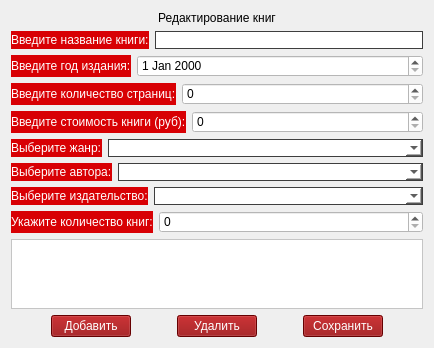
                <widget class="QWidget" name="tab_7">
                 <attribute name="title">
                  <string>Книги</string>
                 </attribute>
                 <layout class="QVBoxLayout" name="verticalLayout_13">
                  <item>
                   <layout class="QHBoxLayout" name="horizontalLayout_20">
                    <item>
                     <widget class="QLabel" name="label_16">
                      <property name="styleSheet">
                       <string notr="true">font: 13pt &quot;MS Shell Dlg 2&quot;;</string>
                      </property>
                      <property name="text">
                       <string>Редактирование книг</string>
                      </property>
                      <property name="alignment">
                       <set>Qt::AlignCenter</set>
                      </property>
                     </widget>
                    </item>
                   </layout>
                  </item>
                  <item>
                   <layout class="QVBoxLayout" name="verticalLayout_12">
                    <item>
                     <layout class="QHBoxLayout" name="horizontalLayout_22" stretch="0,100">
                      <item>
                       <widget class="QLabel" name="label_17">
                        <property name="styleSheet">
                         <string notr="true">background-color: rgb(216, 0, 4);
color: rgb(255, 255, 255);
font: 10pt &quot;MS Shell Dlg 2&quot;;</string>
                        </property>
                        <property name="text">
                         <string>Введите название книги:</string>
                        </property>
                       </widget>
                      </item>
                      <item>
                       <widget class="QLineEdit" name="edit_title_book">
                        <property name="styleSheet">
                         <string notr="true">background-color: rgb(255, 255, 255); 
border-top: 1px solid #3e3e3e;
border-left: 1px solid #3e3e3e;
border-right: 1px solid #3e3e3e;
border-bottom: 1px solid #3e3e3e;background-color: rgb(255, 255, 255);</string>
                        </property>
                       </widget>
                      </item>
                     </layout>
                    </item>
                    <item>
                     <layout class="QHBoxLayout" name="horizontalLayout_23" stretch="0,100">
                      <item>
                       <widget class="QLabel" name="label_18">
                        <property name="styleSheet">
                         <string notr="true">background-color: rgb(216, 0, 4);
color: rgb(255, 255, 255);
font: 10pt &quot;MS Shell Dlg 2&quot;;</string>
                        </property>
                        <property name="text">
                         <string>Введите год издания:</string>
                        </property>
                       </widget>
                      </item>
                      <item>
                       <widget class="QDateEdit" name="year">
                        <property name="styleSheet">
                         <string notr="true">background-color: rgb(255, 255, 255);</string>
                        </property>
                       </widget>
                      </item>
                     </layout>
                    </item>
                    <item>
                     <layout class="QHBoxLayout" name="horizontalLayout_28" stretch="0,100">
                      <item>
                       <widget class="QLabel" name="label_29">
                        <property name="styleSheet">
                         <string notr="true">background-color: rgb(216, 0, 4);
color: rgb(255, 255, 255);
font: 10pt &quot;MS Shell Dlg 2&quot;;</string>
                        </property>
                        <property name="text">
                         <string>Введите количество страниц:</string>
                        </property>
                       </widget>
                      </item>
                      <item>
                       <widget class="QSpinBox" name="spin_lists">
                        <property name="styleSheet">
                         <string notr="true">background-color: rgb(255, 255, 255);</string>
                        </property>
                        <property name="maximum">
                         <number>999999999</number>
                        </property>
                       </widget>
                      </item>
                     </layout>
                    </item>
                    <item>
                     <layout class="QHBoxLayout" name="horizontalLayout_24" stretch="0,100">
                      <item>
                       <widget class="QLabel" name="label_19">
                        <property name="styleSheet">
                         <string notr="true">background-color: rgb(216, 0, 4);
color: rgb(255, 255, 255);
font: 10pt &quot;MS Shell Dlg 2&quot;;</string>
                        </property>
                        <property name="text">
                         <string>Введите стоимость книги (руб):</string>
                        </property>
                       </widget>
                      </item>
                      <item>
                       <widget class="QSpinBox" name="spin_cost">
                        <property name="styleSheet">
                         <string notr="true">background-color: rgb(255, 255, 255);</string>
                        </property>
                        <property name="maximum">
                         <number>999999999</number>
                        </property>
                       </widget>
                      </item>
                     </layout>
                    </item>
                    <item>
                     <layout class="QHBoxLayout" name="horizontalLayout_25" stretch="0,100">
                      <item>
                       <widget class="QLabel" name="label_20">
                        <property name="styleSheet">
                         <string notr="true">background-color: rgb(216, 0, 4);
color: rgb(255, 255, 255);
font: 10pt &quot;MS Shell Dlg 2&quot;;</string>
                        </property>
                        <property name="text">
                         <string>Выберите жанр:</string>
                        </property>
                       </widget>
                      </item>
                      <item>
                       <widget class="QComboBox" name="comboBox_genre">
                        <property name="styleSheet">
                         <string notr="true">background-color: rgb(255, 255, 255); 
border-top: 1px solid #3e3e3e;
border-left: 1px solid #3e3e3e;
border-right: 1px solid #3e3e3e;
border-bottom: 1px solid #3e3e3e;</string>
                        </property>
                       </widget>
                      </item>
                     </layout>
                    </item>
                    <item>
                     <layout class="QHBoxLayout" name="horizontalLayout_26" stretch="0,100">
                      <item>
                       <widget class="QLabel" name="label_21">
                        <property name="styleSheet">
                         <string notr="true">background-color: rgb(216, 0, 4);
color: rgb(255, 255, 255);
font: 10pt &quot;MS Shell Dlg 2&quot;;</string>
                        </property>
                        <property name="text">
                         <string>Выберите автора:</string>
                        </property>
                       </widget>
                      </item>
                      <item>
                       <widget class="QComboBox" name="comboBox_author">
                        <property name="styleSheet">
                         <string notr="true">background-color: rgb(255, 255, 255); 
border-top: 1px solid #3e3e3e;
border-left: 1px solid #3e3e3e;
border-right: 1px solid #3e3e3e;
border-bottom: 1px solid #3e3e3e;background-color: rgb(255, 255, 255);</string>
                        </property>
                       </widget>
                      </item>
                     </layout>
                    </item>
                    <item>
                     <layout class="QHBoxLayout" name="horizontalLayout_27" stretch="0,100">
                      <item>
                       <widget class="QLabel" name="label_22">
                        <property name="styleSheet">
                         <string notr="true">background-color: rgb(216, 0, 4);
color: rgb(255, 255, 255);
font: 10pt &quot;MS Shell Dlg 2&quot;;</string>
                        </property>
                        <property name="text">
                         <string>Выберите издательство:</string>
                        </property>
                       </widget>
                      </item>
                      <item>
                       <widget class="QComboBox" name="comboBox_ph">
                        <property name="styleSheet">
                         <string notr="true">background-color: rgb(255, 255, 255); 
border-top: 1px solid #3e3e3e;
border-left: 1px solid #3e3e3e;
border-right: 1px solid #3e3e3e;
border-bottom: 1px solid #3e3e3e;background-color: rgb(255, 255, 255);</string>
                        </property>
                       </widget>
                      </item>
                     </layout>
                    </item>
                    <item>
                     <layout class="QHBoxLayout" name="horizontalLayout_42" stretch="0,100">
                      <item>
                       <widget class="QLabel" name="label_5">
                        <property name="styleSheet">
                         <string notr="true">background-color: rgb(216, 0, 4);
color: rgb(255, 255, 255);
font: 10pt &quot;MS Shell Dlg 2&quot;;</string>
                        </property>
                        <property name="text">
                         <string>Укажите количество книг:</string>
                        </property>
                       </widget>
                      </item>
                      <item>
                       <widget class="QSpinBox" name="quantity_book">
                        <property name="styleSheet">
                         <string notr="true">background-color: rgb(255, 255, 255);</string>
                        </property>
                        <property name="maximum">
                         <number>999999999</number>
                        </property>
                       </widget>
                      </item>
                     </layout>
                    </item>
                   </layout>
                  </item>
                  <item>
                   <widget class="QTableWidget" name="table_book">
                    <property name="styleSheet">
                     <string notr="true">background-color: rgb(255, 255, 255);</string>
                    </property>
                    <property name="sizeAdjustPolicy">
                     <enum>QAbstractScrollArea::AdjustToContents</enum>
                    </property>
                    <attribute name="horizontalHeaderStretchLastSection">
                     <bool>true</bool>
                    </attribute>
                   </widget>
                  </item>
                  <item>
                   <layout class="QHBoxLayout" name="horizontalLayout_21">
                    <item>
                     <spacer name="horizontalSpacer_14">
                      <property name="orientation">
                       <enum>Qt::Horizontal</enum>
                      </property>
                      <property name="sizeHint" stdset="0">
                       <size>
                        <width>40</width>
                        <height>20</height>
                       </size>
                      </property>
                     </spacer>
                    </item>
                    <item>
                     <widget class="QPushButton" name="btn_new_book">
                      <property name="styleSheet">
                       <string notr="true">background-color: rgb(143, 0, 2);
color: rgb(255, 255, 255);
font: 10pt &quot;MS Shell Dlg 2&quot;;</string>
                      </property>
                      <property name="text">
                       <string> Добавить </string>
                      </property>
                     </widget>
                    </item>
                    <item>
                     <spacer name="horizontalSpacer_15">
                      <property name="orientation">
                       <enum>Qt::Horizontal</enum>
                      </property>
                      <property name="sizeHint" stdset="0">
                       <size>
                        <width>40</width>
                        <height>20</height>
                       </size>
                      </property>
                     </spacer>
                    </item>
                    <item>
                     <widget class="QPushButton" name="btn_delete_book">
                      <property name="styleSheet">
                       <string notr="true">background-color: rgb(143, 0, 2);
color: rgb(255, 255, 255);
font: 10pt &quot;MS Shell Dlg 2&quot;;</string>
                      </property>
                      <property name="text">
                       <string> Удалить </string>
                      </property>
                     </widget>
                    </item>
                    <item>
                     <spacer name="horizontalSpacer_16">
                      <property name="orientation">
                       <enum>Qt::Horizontal</enum>
                      </property>
                      <property name="sizeHint" stdset="0">
                       <size>
                        <width>40</width>
                        <height>20</height>
                       </size>
                      </property>
                     </spacer>
                    </item>
                    <item>
                     <widget class="QPushButton" name="btn_save_book">
                      <property name="styleSheet">
                       <string notr="true">background-color: rgb(143, 0, 2);
color: rgb(255, 255, 255);
font: 10pt &quot;MS Shell Dlg 2&quot;;</string>
                      </property>
                      <property name="text">
                       <string> Сохранить </string>
                      </property>
                     </widget>
                    </item>
                    <item>
                     <spacer name="horizontalSpacer_20">
                      <property name="orientation">
                       <enum>Qt::Horizontal</enum>
                      </property>
                      <property name="sizeHint" stdset="0">
                       <size>
                        <width>40</width>
                        <height>20</height>
                       </size>
                      </property>
                     </spacer>
                    </item>
                   </layout>
                  </item>
                 </layout>
                </widget>
